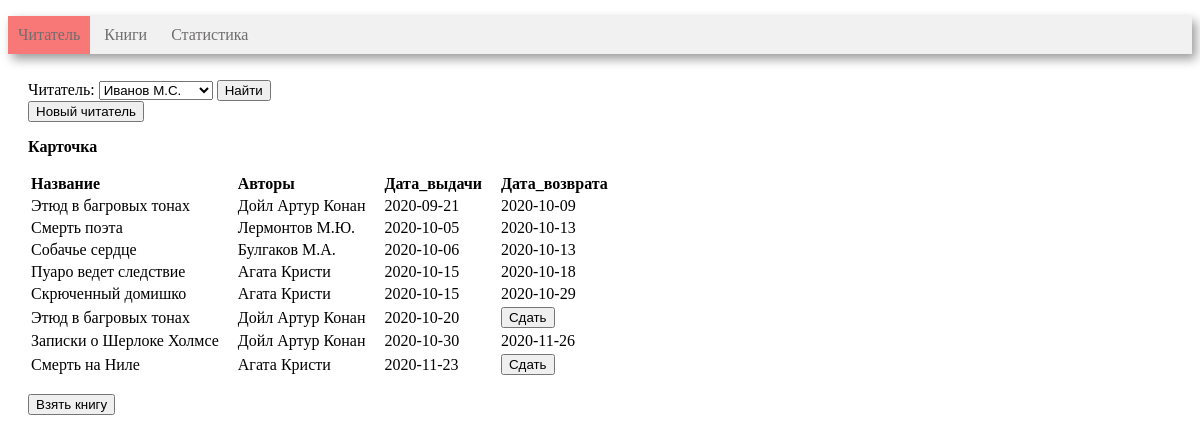
Before: / with the older database file.
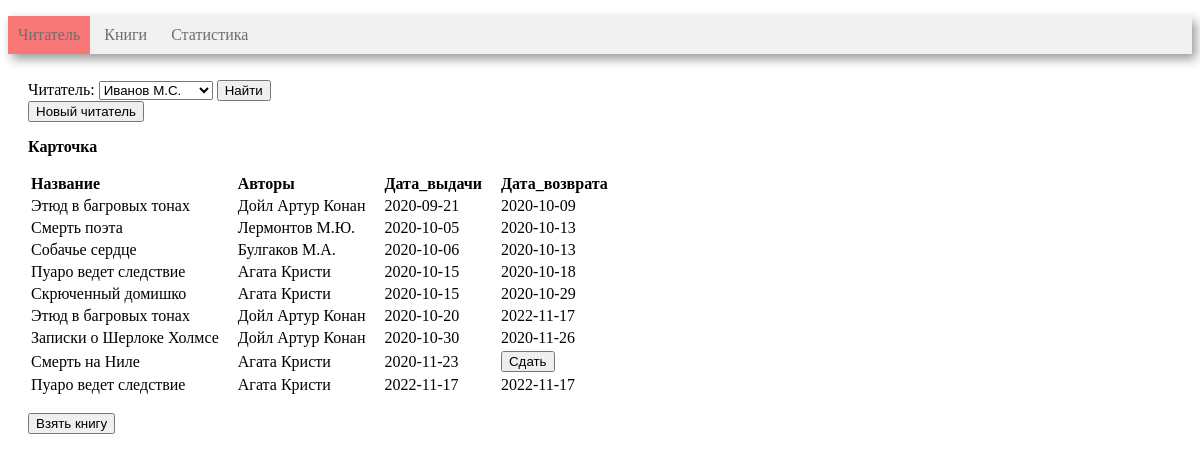
After: the same page with the newer database file.
### tables this page shows
CREATE TABLE reader (
       reader_id INTEGER PRIMARY KEY AUTOINCREMENT,
	   reader_name VARCHAR(30)
);

CREATE TABLE book (
      book_id INTEGER PRIMARY KEY AUTOINCREMENT, 
	  title VARCHAR(80),
      genre_id int, 
      publisher_id INT,
      year_publication INT,
      available_numbers INT, 
      FOREIGN KEY (genre_id)  REFERENCES genre (genre_id) ON DELETE CASCADE,
      FOREIGN KEY (publisher_id)  REFERENCES publisher (publisher_id) ON DELETE CASCADE
);

CREATE TABLE book_reader (
      book_reader_id INTEGER PRIMARY KEY AUTOINCREMENT, 
      book_id int, 
      reader_id INT,
	  borrow_date DATE, 
	  return_date DATE,
      FOREIGN KEY (book_id)  REFERENCES book (book_id) ON DELETE CASCADE,
      FOREIGN KEY (reader_id)  REFERENCES reader (reader_id) ON DELETE CASCADE
);

### controllers/index.py (the view)
@app.route('/', methods=['get'])
def index():
    conn = get_db_connection()
    if request.values.get('reader'):
        reader_id = int(request.values.get('reader'))
        session['reader_id'] = reader_id
    elif request.values.get('return_book_reader_id'):
        book_reader_id = int(request.values.get('return_book_reader_id'))
        return_book(conn, book_reader_id)
    elif request.values.get('new_reader'):
        new_reader = request.values.get('new_reader')
        session['reader_id'] = get_new_reader(conn, new_reader)
    elif request.values.get('book'):
        book_id = int(request.values.get('book'))
        borrow_book(conn, book_id, session['reader_id'])
    else:
        session['reader_id'] = 1
    df_reader = get_reader(conn)
    df_book_reader = get_book_reader(conn, session['reader_id'])
    html = render_template(
        'index.html',
        reader_id=session['reader_id'],
        combo_box=df_reader,
        book_reader=df_book_reader,
        len=len
    )
    return html

### models/index_model.py (called while the page is built)
def get_reader(conn):
    return pandas.read_sql(
        '''SELECT * FROM reader
''', conn)

def get_book_reader(conn, reader_id):
    return pandas.read_sql('''WITH get_authors(book_id, authors_name)
         AS (SELECT book_id, GROUP_CONCAT(author_name)
             FROM author
                      JOIN book_author USING (author_id)
             GROUP BY book_id)
SELECT title        AS Название,
       authors_name AS Авторы,
       borrow_date  AS Дата_выдачи,
       return_date  AS Дата_возврата,
       book_reader_id
FROM reader
         JOIN book_reader USING (reader_id)
         JOIN book USING (book_id)
         JOIN get_authors USING (book_id)
WHERE reader.reader_id = :id
ORDER BY 3
         ''', conn, params={"id": reader_id})

### utils.py (called while the page is built)
def get_db_connection() -> object:
    return sqlite3.connect('library.sqlite')

### templates/index.html (shortened to what this page needs)
<!DOCTYPE html>
<html lang="ru">
<head>
    <link rel="stylesheet" href="/static/css/style.css"/>
    {% import "macros.html" as macros %}
</head>
<body>
<div class=menu>
    <ul>
        <li class=active><a href={{ url_for("index") }}>Читатель</a></li>
        <li><a href={{ url_for('book') }}>Книги</a></li>
        <li><a href={{ url_for('statistics') }}>Статистика</a></li>
    </ul>
</div>
<div class=block>
    <form action="" method="get">
        Читатель:
        {{ macros.render_combo_box(combo_box, reader_id, len) }}
        <input type="submit" value="Найти">
    </form>
    <form action="{{ url_for('new_reader') }}" method="get">
        <input type="submit" value="Новый читатель">
    </form>
    {{ macros.render_table("Карточка", book_reader, "book_reader_id", len) }}
    <form action="{{ url_for('search') }}" method="get">
        <input type="submit" value="Взять книгу">
    </form>
</div>
</body>
</html>

### templates/macros.html (shortened to what this page needs)
{% macro render_table(table_name, relation, id, len) %}
    <p>
        <b>{{ table_name }}</b>
    </p>
    {% set n = len(relation) %}
    {% if n == 0 %}
        <p>У вас нет книг на руках.</p>
    {% else %}
        <table class="table">
            <thead>
            <tr>
                {% for name in relation.dtypes.index %}
                    {% if name != id %}
                        <th>{{ name }}</th>
                    {% endif %}
                {% endfor %}
            </tr>
            </thead>
            <tbody>
            {% for i in range(n) %}
                <tr>
                    {% for name in relation.dtypes.index %}
                        {% if name != id %}
                            <td>
                                {% if relation.loc[i, name] == None %}
                                    <form action='' method="get">
                                        <form action="" method="post">
                                            <input type="submit" value="Сдать">
                                        </form>
                                    </form>
                                {% else %}
                                    {{ relation.loc[i, name] }}
                                {% endif %}
                            </td>
                        {% endif %}
                    {% endfor %}
                </tr>
            {% endfor %}
            </tbody>
        </table>
    {% endif %}
{% endmacro %}
{% macro render_combo_box(combo_box, reader_id, len) %}
    <select name="reader" required>
        {% set n = len(combo_box) %}
        {% for i in range(n) %}
            {% set id_r = combo_box.loc[i, "reader_id"] %}
            {% if id_r == reader_id %}
                <option selected value={{ id_r }}>
                    {% else %}
                <option value={{ id_r }}>
            {% endif %}
        {{ combo_box.loc[i, "reader_name"] }}
        </option>
        {% endfor %}
    </select>
{% endmacro %}

### static/css/style.css (style rules this page uses)
.menu { background-color: #f1f1f1; box-shadow: 4px 5px 10px rgba(0, 0, 0, 0.4); width: 100%; }
.menu li { display: inline-block; vertical-align: top; padding: 10px; color: #6f6d6d; }
.menu a { text-decoration: none; color: #6f6d6d; }
.menu ul { padding: 0px; }
.active { background-color: #f87777; color: #f8f8f8; }
.block { padding: 10px 20px; }
.table { margin-bottom: 1rem; }
.table thead { text-align: left; }
.table th, .table td { padding-right: 1rem; }

Changed rows visible on the page:
added book_reader: borrow_date "2022-11-17" "2022-11-17"
Other visible differences:
new list line: "2022-11-17"
new list line: "Пуаро ведет следствие"
new list line: "Агата Кристи"
list line gone: "Сдать"
